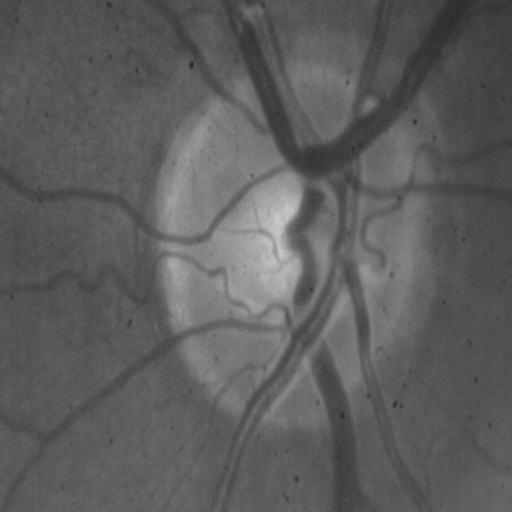
//> input picture COMP27112/cwk5/cwk5Archive/1.bmp, 512 x 512 px
$ ./cwk5 cwk5Archive/1.bmp   (built with g++ and OpenCV 4)
//> lines starting //> are read from the running program, lines starting //| are printed output that depends on the picture; after the words box and inside, x2 and y2 are one past the last pixel; in counts of white or black regions, pixels touching at a corner belong together
#include <stdio.h>
#include <opencv2/core/core.hpp>
#include <opencv2/highgui/highgui.hpp>
#include <opencv2/imgproc/imgproc.hpp>

using namespace cv;

int sizeKernel = 127, maxAlpha = 10, alpha = 1;
Mat src, blurPic, histData, histOutput, change;

Mat drawHist(Mat hist, int scale) {
  double mx = 0;
  minMaxLoc(hist, 0, &mx, 0, 0);
  Mat result = Mat::zeros(256*scale, 256*scale, CV_8UC1);
  for(int i = 0; i < 255; i++) {
    //get histogram values
    float histValue = hist.at<float>(i, 0);
    float nextValue = hist.at<float>(i+1, 0);
    //create 4 points for polygon
    Point p1 = Point(i*scale, 256*scale);
    Point p2 = Point((i+1)*scale, 256*scale);
    Point p3 = Point((i+1)*scale, (256-nextValue*256/mx)*scale);
    Point p4 = Point(i*scale, (256-nextValue*256/mx)*scale);

    //drawPolygon(ending in pl)
    int numPoints = 5;
    Point points[] = {p1, p2, p3, p4, p1};
    fillConvexPoly(result, points, numPoints, Scalar::all(256),0,0);
  }//for
  return result;
}//drawHist

//function called everytime slider changes value
void trackbar(int, void*){
  sizeKernel = 1 + 2*alpha;//kernel size must be a positive odd number
  //Using GaussianBlur function to perform image smoothing
  //bigger image -> more smoothing
  GaussianBlur(src, blurPic, Size(sizeKernel, sizeKernel), 0);
  imshow("Original picture", blurPic);
  //offset added to ensure greyscale values go between brightnesses of 0 and 255
  change = 128 + (src - blurPic);
  imshow("Showing difference", change);
  int channels[] = {0};
  int sizeHgrams[] = {256};
  float range[] = {0,256};
  const float* rangeHgram[] = {range};
  calcHist(&change, 1, channels, Mat(), histData, 1, sizeHgrams, rangeHgram);
  histOutput = drawHist(histData, 1);
  namedWindow("histogram output", 256);
  imshow("histogram output", histOutput);
}//tracker

int main(int argc, char *argv[]) {
  if (argc != 2) {
    printf("Please provide a valid file path\n");
    return -1;
  }
  src = imread(argv[1], CV_LOAD_IMAGE_COLOR);
//> src is the input picture: 512 rows x 512 cols, CV_8UC3; min 32, max 204, mean 93.7
  if (src.channels()==3) {
    cvtColor(src, src, CV_RGB2GRAY);//convert src to greyscale image
//> src: 512 rows x 512 cols, CV_8UC1
  }
  namedWindow("Original picture", CV_WINDOW_AUTOSIZE);
  imshow("Original picture", src);
  //creates and adds slider to the window
  //slider alters the value alpha as it moves
  createTrackbar("Blur Slider","Original picture",&alpha, maxAlpha, trackbar);
  waitKey(0);
//> in trackbar, `calcHist(&change, 1, channels, Mat(), histData, 1, sizeHgrams, rangeHg..`: histData = 256 values, max 62039 at index 128, min 0 at index 0, mean 1024
//> in drawHist, `minMaxLoc(hist, 0, &mx, 0, 0);`: mx = 62039
//> the loop in drawHist, `for(int i = 0; i < 255; i++)` made 255 passes
//> (p3, p4) on passes 1 to 3: (Point(1, 256), Point(0, 256)), (Point(2, 256), Point(1, 256)), (Point(3, 256), Point(2, 256))
//> after the loop in drawHist, `for(int i = 0; i < 255; i++)`:
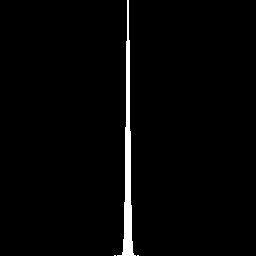
//> result: 256 rows x 256 cols, CV_8UC1; 2.1% white; 3 white regions (2 under 20 px), largest, box (x1, y1, x2, y2) and area: (117, 0, 136, 256) 1348
  return 0;
}
